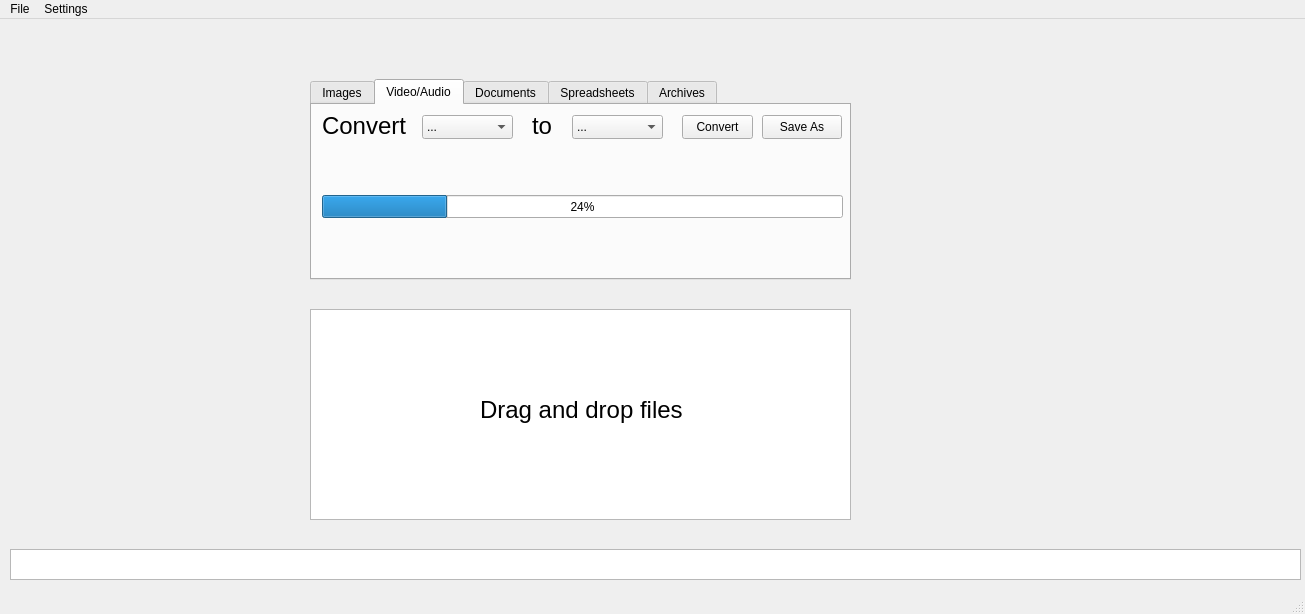
<?xml version="1.0" encoding="UTF-8"?>
<ui version="4.0">
 <class>MainWindow</class>
 <widget class="QMainWindow" name="MainWindow">
  <property name="geometry">
   <rect>
    <x>0</x>
    <y>0</y>
    <width>1305</width>
    <height>614</height>
   </rect>
  </property>
  <property name="windowTitle">
   <string>FLEX</string>
  </property>
  <widget class="QWidget" name="centralwidget">
   <widget class="QTextEdit" name="result_box">
    <property name="geometry">
     <rect>
      <x>10</x>
      <y>530</y>
      <width>1291</width>
      <height>31</height>
     </rect>
    </property>
   </widget>
   <widget class="QTabWidget" name="file_sections">
    <property name="geometry">
     <rect>
      <x>310</x>
      <y>60</y>
      <width>541</width>
      <height>201</height>
     </rect>
    </property>
    <property name="currentIndex">
     <number>1</number>
    </property>
    <widget class="QWidget" name="Images">
     <attribute name="title">
      <string>Images</string>
     </attribute>
     <widget class="QLabel" name="text_image_1">
      <property name="geometry">
       <rect>
        <x>10</x>
        <y>10</y>
        <width>91</width>
        <height>21</height>
       </rect>
      </property>
      <property name="font">
       <font>
        <pointsize>18</pointsize>
       </font>
      </property>
      <property name="text">
       <string>Convert</string>
      </property>
     </widget>
     <widget class="QComboBox" name="input_type_image">
      <property name="geometry">
       <rect>
        <x>110</x>
        <y>10</y>
        <width>91</width>
        <height>24</height>
       </rect>
      </property>
      <item>
       <property name="text">
        <string>...</string>
       </property>
      </item>
      <item>
       <property name="text">
        <string>PNG</string>
       </property>
      </item>
      <item>
       <property name="text">
        <string>JPEG</string>
       </property>
      </item>
      <item>
       <property name="text">
        <string>JPG</string>
       </property>
      </item>
      <item>
       <property name="text">
        <string>ICO</string>
       </property>
      </item>
      <item>
       <property name="text">
        <string>GIF</string>
       </property>
      </item>
      <item>
       <property name="text">
        <string>JIFI</string>
       </property>
      </item>
      <item>
       <property name="text">
        <string>PBM</string>
       </property>
      </item>
      <item>
       <property name="text">
        <string>PGM</string>
       </property>
      </item>
      <item>
       <property name="text">
        <string>PPM</string>
       </property>
      </item>
      <item>
       <property name="text">
        <string>BMP</string>
       </property>
      </item>
      <item>
       <property name="text">
        <string>CUR</string>
       </property>
      </item>
      <item>
       <property name="text">
        <string>SVG</string>
       </property>
      </item>
      <item>
       <property name="text">
        <string>SVGZ</string>
       </property>
      </item>
      <item>
       <property name="text">
        <string>XMB</string>
       </property>
      </item>
      <item>
       <property name="text">
        <string>XPM</string>
       </property>
      </item>
     </widget>
     <widget class="QLabel" name="text_image_2">
      <property name="geometry">
       <rect>
        <x>220</x>
        <y>10</y>
        <width>31</width>
        <height>21</height>
       </rect>
      </property>
      <property name="font">
       <font>
        <pointsize>18</pointsize>
       </font>
      </property>
      <property name="text">
       <string>to</string>
      </property>
     </widget>
     <widget class="QComboBox" name="output_type_image">
      <property name="geometry">
       <rect>
        <x>260</x>
        <y>10</y>
        <width>91</width>
        <height>24</height>
       </rect>
      </property>
      <item>
       <property name="text">
        <string>...</string>
       </property>
      </item>
      <item>
       <property name="text">
        <string>PNG</string>
       </property>
      </item>
      <item>
       <property name="text">
        <string>JPEG</string>
       </property>
      </item>
      <item>
       <property name="text">
        <string>JPG</string>
       </property>
      </item>
      <item>
       <property name="text">
        <string>ICO</string>
       </property>
      </item>
      <item>
       <property name="text">
        <string>JIFI</string>
       </property>
      </item>
      <item>
       <property name="text">
        <string>PBM</string>
       </property>
      </item>
      <item>
       <property name="text">
        <string>PGM</string>
       </property>
      </item>
      <item>
       <property name="text">
        <string>PPM</string>
       </property>
      </item>
      <item>
       <property name="text">
        <string>BMP</string>
       </property>
      </item>
      <item>
       <property name="text">
        <string>CUR</string>
       </property>
      </item>
      <item>
       <property name="text">
        <string>XBM</string>
       </property>
      </item>
      <item>
       <property name="text">
        <string>XPM</string>
       </property>
      </item>
     </widget>
     <widget class="QPushButton" name="convert_button_image">
      <property name="geometry">
       <rect>
        <x>369</x>
        <y>10</y>
        <width>71</width>
        <height>24</height>
       </rect>
      </property>
      <property name="text">
       <string>Convert</string>
      </property>
     </widget>
     <widget class="QProgressBar" name="image_progress">
      <property name="geometry">
       <rect>
        <x>10</x>
        <y>90</y>
        <width>521</width>
        <height>23</height>
       </rect>
      </property>
      <property name="value">
       <number>24</number>
      </property>
     </widget>
     <widget class="QPushButton" name="convert_button_image_save">
      <property name="geometry">
       <rect>
        <x>450</x>
        <y>10</y>
        <width>80</width>
        <height>24</height>
       </rect>
      </property>
      <property name="text">
       <string>Save As</string>
      </property>
     </widget>
    </widget>
    <widget class="QWidget" name="VideoAudio">
     <attribute name="title">
      <string>Video/Audio</string>
     </attribute>
     <widget class="QLabel" name="text_av_1">
      <property name="geometry">
       <rect>
        <x>10</x>
        <y>10</y>
        <width>91</width>
        <height>21</height>
       </rect>
      </property>
      <property name="font">
       <font>
        <pointsize>18</pointsize>
       </font>
      </property>
      <property name="text">
       <string>Convert</string>
      </property>
     </widget>
     <widget class="QComboBox" name="input_type_av">
      <property name="geometry">
       <rect>
        <x>110</x>
        <y>10</y>
        <width>91</width>
        <height>24</height>
       </rect>
      </property>
      <item>
       <property name="text">
        <string>...</string>
       </property>
      </item>
      <item>
       <property name="text">
        <string>MP4</string>
       </property>
      </item>
      <item>
       <property name="text">
        <string>MOV</string>
       </property>
      </item>
      <item>
       <property name="text">
        <string>AVI</string>
       </property>
      </item>
      <item>
       <property name="text">
        <string>WMV</string>
       </property>
      </item>
      <item>
       <property name="text">
        <string>MKV</string>
       </property>
      </item>
      <item>
       <property name="text">
        <string>M4V</string>
       </property>
      </item>
      <item>
       <property name="text">
        <string>MP3</string>
       </property>
      </item>
      <item>
       <property name="text">
        <string>WAV</string>
       </property>
      </item>
      <item>
       <property name="text">
        <string>AIFF</string>
       </property>
      </item>
      <item>
       <property name="text">
        <string>WMA</string>
       </property>
      </item>
      <item>
       <property name="text">
        <string>FLAC</string>
       </property>
      </item>
      <item>
       <property name="text">
        <string>ALAC</string>
       </property>
      </item>
     </widget>
     <widget class="QLabel" name="text_av_2">
      <property name="geometry">
       <rect>
        <x>220</x>
        <y>10</y>
        <width>31</width>
        <height>21</height>
       </rect>
      </property>
      <property name="font">
       <font>
        <pointsize>18</pointsize>
       </font>
      </property>
      <property name="text">
       <string>to</string>
      </property>
     </widget>
     <widget class="QComboBox" name="output_type_av">
      <property name="geometry">
       <rect>
        <x>260</x>
        <y>10</y>
        <width>91</width>
        <height>24</height>
       </rect>
      </property>
      <item>
       <property name="text">
        <string>...</string>
       </property>
      </item>
      <item>
       <property name="text">
        <string>MP4</string>
       </property>
      </item>
      <item>
       <property name="text">
        <string>MOV</string>
       </property>
      </item>
      <item>
       <property name="text">
        <string>AVI</string>
       </property>
      </item>
      <item>
       <property name="text">
        <string>WMV</string>
       </property>
      </item>
      <item>
       <property name="text">
        <string>MKV</string>
       </property>
      </item>
      <item>
       <property name="text">
        <string>M4V</string>
       </property>
      </item>
      <item>
       <property name="text">
        <string>MP3</string>
       </property>
      </item>
      <item>
       <property name="text">
        <string>WAV</string>
       </property>
      </item>
      <item>
       <property name="text">
        <string>AIFF</string>
       </property>
      </item>
      <item>
       <property name="text">
        <string>WMA</string>
       </property>
      </item>
      <item>
       <property name="text">
        <string>FLAC</string>
       </property>
      </item>
      <item>
       <property name="text">
        <string>ALAC</string>
       </property>
      </item>
     </widget>
     <widget class="QPushButton" name="convert_button_av">
      <property name="geometry">
       <rect>
        <x>370</x>
        <y>10</y>
        <width>71</width>
        <height>24</height>
       </rect>
      </property>
      <property name="text">
       <string>Convert</string>
      </property>
     </widget>
     <widget class="QProgressBar" name="av_progress">
      <property name="geometry">
       <rect>
        <x>10</x>
        <y>90</y>
        <width>521</width>
        <height>23</height>
       </rect>
      </property>
      <property name="value">
       <number>24</number>
      </property>
     </widget>
     <widget class="QPushButton" name="convert_button_av_save">
      <property name="geometry">
       <rect>
        <x>450</x>
        <y>10</y>
        <width>80</width>
        <height>24</height>
       </rect>
      </property>
      <property name="text">
       <string>Save As</string>
      </property>
     </widget>
    </widget>
    <widget class="QWidget" name="Documents">
     <attribute name="title">
      <string>Documents</string>
     </attribute>
     <widget class="QLabel" name="text_doc_1">
      <property name="geometry">
       <rect>
        <x>10</x>
        <y>10</y>
        <width>91</width>
        <height>21</height>
       </rect>
      </property>
      <property name="font">
       <font>
        <pointsize>18</pointsize>
       </font>
      </property>
      <property name="text">
       <string>Convert</string>
      </property>
     </widget>
     <widget class="QLabel" name="text_doc_2">
      <property name="geometry">
       <rect>
        <x>220</x>
        <y>10</y>
        <width>31</width>
        <height>21</height>
       </rect>
      </property>
      <property name="font">
       <font>
        <pointsize>18</pointsize>
       </font>
      </property>
      <property name="text">
       <string>to</string>
      </property>
     </widget>
     <widget class="QComboBox" name="input_type_doc">
      <property name="geometry">
       <rect>
        <x>110</x>
        <y>10</y>
        <width>91</width>
        <height>24</height>
       </rect>
      </property>
      <item>
       <property name="text">
        <string>...</string>
       </property>
      </item>
      <item>
       <property name="text">
        <string>DOCX</string>
       </property>
      </item>
      <item>
       <property name="text">
        <string>CSV</string>
       </property>
      </item>
      <item>
       <property name="text">
        <string>EPUB</string>
       </property>
      </item>
      <item>
       <property name="text">
        <string>HTML</string>
       </property>
      </item>
      <item>
       <property name="text">
        <string>JSON</string>
       </property>
      </item>
      <item>
       <property name="text">
        <string>MD</string>
       </property>
      </item>
      <item>
       <property name="text">
        <string>LATEX</string>
       </property>
      </item>
      <item>
       <property name="text">
        <string>ODT</string>
       </property>
      </item>
      <item>
       <property name="text">
        <string>RTF</string>
       </property>
      </item>
     </widget>
     <widget class="QComboBox" name="output_type_doc">
      <property name="geometry">
       <rect>
        <x>260</x>
        <y>10</y>
        <width>91</width>
        <height>24</height>
       </rect>
      </property>
      <item>
       <property name="text">
        <string>...</string>
       </property>
      </item>
      <item>
       <property name="text">
        <string>DOCX</string>
       </property>
      </item>
      <item>
       <property name="text">
        <string>EPUB</string>
       </property>
      </item>
      <item>
       <property name="text">
        <string>HTML</string>
       </property>
      </item>
      <item>
       <property name="text">
        <string>JSON</string>
       </property>
      </item>
      <item>
       <property name="text">
        <string>PPTX</string>
       </property>
      </item>
      <item>
       <property name="text">
        <string>MD</string>
       </property>
      </item>
      <item>
       <property name="text">
        <string>PDF</string>
       </property>
      </item>
      <item>
       <property name="text">
        <string>LATEX</string>
       </property>
      </item>
      <item>
       <property name="text">
        <string>ODT</string>
       </property>
      </item>
      <item>
       <property name="text">
        <string>RTF</string>
       </property>
      </item>
     </widget>
     <widget class="QPushButton" name="convert_button_doc">
      <property name="geometry">
       <rect>
        <x>369</x>
        <y>10</y>
        <width>71</width>
        <height>24</height>
       </rect>
      </property>
      <property name="text">
       <string>Convert</string>
      </property>
     </widget>
     <widget class="QProgressBar" name="doc_progress">
      <property name="geometry">
       <rect>
        <x>10</x>
        <y>90</y>
        <width>521</width>
        <height>23</height>
       </rect>
      </property>
      <property name="value">
       <number>24</number>
      </property>
     </widget>
     <widget class="QPushButton" name="convert_button_doc_save">
      <property name="geometry">
       <rect>
        <x>450</x>
        <y>10</y>
        <width>80</width>
        <height>24</height>
       </rect>
      </property>
      <property name="text">
       <string>Save As</string>
      </property>
     </widget>
    </widget>
    <widget class="QWidget" name="spreadsheets">
     <attribute name="title">
      <string>Spreadsheets</string>
     </attribute>
     <widget class="QLabel" name="text_spread_1">
      <property name="geometry">
       <rect>
        <x>10</x>
        <y>10</y>
        <width>91</width>
        <height>21</height>
       </rect>
      </property>
      <property name="font">
       <font>
        <pointsize>18</pointsize>
       </font>
      </property>
      <property name="text">
       <string>Convert</string>
      </property>
     </widget>
     <widget class="QLabel" name="text_spread_2">
      <property name="geometry">
       <rect>
        <x>220</x>
        <y>10</y>
        <width>41</width>
        <height>21</height>
       </rect>
      </property>
      <property name="font">
       <font>
        <pointsize>18</pointsize>
       </font>
      </property>
      <property name="text">
       <string>to</string>
      </property>
     </widget>
     <widget class="QComboBox" name="input_type_spread">
      <property name="geometry">
       <rect>
        <x>110</x>
        <y>10</y>
        <width>91</width>
        <height>24</height>
       </rect>
      </property>
      <item>
       <property name="text">
        <string>...</string>
       </property>
      </item>
      <item>
       <property name="text">
        <string>XLSX</string>
       </property>
      </item>
      <item>
       <property name="text">
        <string>XLS</string>
       </property>
      </item>
      <item>
       <property name="text">
        <string>XML</string>
       </property>
      </item>
      <item>
       <property name="text">
        <string>CSV</string>
       </property>
      </item>
      <item>
       <property name="text">
        <string>ODS</string>
       </property>
      </item>
      <item>
       <property name="text">
        <string>DIF</string>
       </property>
      </item>
      <item>
       <property name="text">
        <string>DBF</string>
       </property>
      </item>
      <item>
       <property name="text">
        <string>SLK</string>
       </property>
      </item>
      <item>
       <property name="text">
        <string>FODS</string>
       </property>
      </item>
     </widget>
     <widget class="QComboBox" name="output_type_spread">
      <property name="geometry">
       <rect>
        <x>260</x>
        <y>10</y>
        <width>91</width>
        <height>24</height>
       </rect>
      </property>
      <item>
       <property name="text">
        <string>...</string>
       </property>
      </item>
      <item>
       <property name="text">
        <string>XLSX</string>
       </property>
      </item>
      <item>
       <property name="text">
        <string>XLS</string>
       </property>
      </item>
      <item>
       <property name="text">
        <string>XML</string>
       </property>
      </item>
      <item>
       <property name="text">
        <string>CSV</string>
       </property>
      </item>
      <item>
       <property name="text">
        <string>ODS</string>
       </property>
      </item>
      <item>
       <property name="text">
        <string>DIF</string>
       </property>
      </item>
      <item>
       <property name="text">
        <string>DBF</string>
       </property>
      </item>
      <item>
       <property name="text">
        <string>SLK</string>
       </property>
      </item>
      <item>
       <property name="text">
        <string>FODS</string>
       </property>
      </item>
     </widget>
     <widget class="QPushButton" name="convert_button_spread">
      <property name="geometry">
       <rect>
        <x>369</x>
        <y>10</y>
        <width>71</width>
        <height>24</height>
       </rect>
      </property>
      <property name="text">
       <string>Convert</string>
      </property>
     </widget>
     <widget class="QPushButton" name="convert_button_spread_save">
      <property name="geometry">
       <rect>
        <x>450</x>
        <y>10</y>
        <width>80</width>
        <height>24</height>
       </rect>
      </property>
      <property name="text">
       <string>Save As</string>
      </property>
     </widget>
     <widget class="QProgressBar" name="spread_progress">
      <property name="geometry">
       <rect>
        <x>10</x>
        <y>90</y>
        <width>521</width>
        <height>23</height>
       </rect>
      </property>
      <property name="value">
       <number>24</number>
      </property>
     </widget>
    </widget>
    <widget class="QWidget" name="Archives">
     <attribute name="title">
      <string>Archives</string>
     </attribute>
     <widget class="QLabel" name="text_archive_1">
      <property name="geometry">
       <rect>
        <x>10</x>
        <y>10</y>
        <width>91</width>
        <height>21</height>
       </rect>
      </property>
      <property name="font">
       <font>
        <pointsize>18</pointsize>
       </font>
      </property>
      <property name="text">
       <string>Convert</string>
      </property>
     </widget>
     <widget class="QLabel" name="text_archive_2">
      <property name="geometry">
       <rect>
        <x>220</x>
        <y>10</y>
        <width>31</width>
        <height>21</height>
       </rect>
      </property>
      <property name="font">
       <font>
        <pointsize>18</pointsize>
       </font>
      </property>
      <property name="text">
       <string>to</string>
      </property>
     </widget>
     <widget class="QComboBox" name="input_type_archive">
      <property name="geometry">
       <rect>
        <x>110</x>
        <y>10</y>
        <width>91</width>
        <height>24</height>
       </rect>
      </property>
      <item>
       <property name="text">
        <string>...</string>
       </property>
      </item>
      <item>
       <property name="text">
        <string>ZIP</string>
       </property>
      </item>
      <item>
       <property name="text">
        <string>7Z</string>
       </property>
      </item>
      <item>
       <property name="text">
        <string>TAR</string>
       </property>
      </item>
      <item>
       <property name="text">
        <string>XAR</string>
       </property>
      </item>
      <item>
       <property name="text">
        <string>ISO</string>
       </property>
      </item>
      <item>
       <property name="text">
        <string>CPIO</string>
       </property>
      </item>
      <item>
       <property name="text">
        <string>MTREE</string>
       </property>
      </item>
      <item>
       <property name="text">
        <string>WARC</string>
       </property>
      </item>
      <item>
       <property name="text">
        <string>AR</string>
       </property>
      </item>
     </widget>
     <widget class="QComboBox" name="output_type_archive">
      <property name="geometry">
       <rect>
        <x>260</x>
        <y>10</y>
        <width>91</width>
        <height>24</height>
       </rect>
      </property>
      <item>
       <property name="text">
        <string>...</string>
       </property>
      </item>
      <item>
       <property name="text">
        <string>ZIP</string>
       </property>
      </item>
      <item>
       <property name="text">
        <string>7Z</string>
       </property>
      </item>
      <item>
       <property name="text">
        <string>TAR</string>
       </property>
      </item>
      <item>
       <property name="text">
        <string>XAR</string>
       </property>
      </item>
      <item>
       <property name="text">
        <string>ISO</string>
       </property>
      </item>
      <item>
       <property name="text">
        <string>CPIO</string>
       </property>
      </item>
      <item>
       <property name="text">
        <string>MTREE</string>
       </property>
      </item>
      <item>
       <property name="text">
        <string>WARC</string>
       </property>
      </item>
      <item>
       <property name="text">
        <string>AR</string>
       </property>
      </item>
     </widget>
     <widget class="QPushButton" name="convert_button_archive">
      <property name="geometry">
       <rect>
        <x>370</x>
        <y>10</y>
        <width>71</width>
        <height>24</height>
       </rect>
      </property>
      <property name="text">
       <string>Convert</string>
      </property>
     </widget>
     <widget class="QPushButton" name="convert_button_archive_save">
      <property name="geometry">
       <rect>
        <x>450</x>
        <y>10</y>
        <width>80</width>
        <height>24</height>
       </rect>
      </property>
      <property name="text">
       <string>Save As</string>
      </property>
     </widget>
     <widget class="QProgressBar" name="archives_progress">
      <property name="geometry">
       <rect>
        <x>10</x>
        <y>90</y>
        <width>521</width>
        <height>23</height>
       </rect>
      </property>
      <property name="value">
       <number>24</number>
      </property>
     </widget>
    </widget>
   </widget>
   <widget class="DragAndDrop" name="drag_n_drop_area">
    <property name="geometry">
     <rect>
      <x>310</x>
      <y>290</y>
      <width>541</width>
      <height>211</height>
     </rect>
    </property>
   </widget>
   <widget class="QLabel" name="drag_n_drop_text">
    <property name="geometry">
     <rect>
      <x>480</x>
      <y>370</y>
      <width>211</width>
      <height>41</height>
     </rect>
    </property>
    <property name="font">
     <font>
      <pointsize>18</pointsize>
     </font>
    </property>
    <property name="autoFillBackground">
     <bool>false</bool>
    </property>
    <property name="text">
     <string>Drag and drop files</string>
    </property>
   </widget>
  </widget>
  <widget class="QMenuBar" name="menubar">
   <property name="geometry">
    <rect>
     <x>0</x>
     <y>0</y>
     <width>1305</width>
     <height>21</height>
    </rect>
   </property>
   <widget class="QMenu" name="menuFile">
    <property name="title">
     <string>File</string>
    </property>
    <addaction name="actionOpen_Save_Folder"/>
    <addaction name="actionImage_Preferences"/>
    <addaction name="actionVideo_Audio_Preferences"/>
    <addaction name="actionDocument_Preferences"/>
    <addaction name="actionSpreadsheet_Preferenecs"/>
    <addaction name="actionArchives_Preferences"/>
    <addaction name="actionExit"/>
   </widget>
   <widget class="QMenu" name="menuSettings">
    <property name="title">
     <string>Settings</string>
    </property>
    <addaction name="actionChange_Save_Folder"/>
   </widget>
   <addaction name="menuFile"/>
   <addaction name="menuSettings"/>
  </widget>
  <widget class="QStatusBar" name="statusbar"/>
  <action name="actionExit">
   <property name="text">
    <string>Exit</string>
   </property>
  </action>
  <action name="actionChange_Save_Folder">
   <property name="text">
    <string>Change Save Folder</string>
   </property>
  </action>
  <action name="actionOpen_Save_Folder">
   <property name="text">
    <string>Open Save Folder</string>
   </property>
  </action>
  <action name="actionImage_Preferences">
   <property name="text">
    <string>Image Preferences</string>
   </property>
  </action>
  <action name="actionVideo_Audio_Preferences">
   <property name="text">
    <string>Video/Audio Preferences</string>
   </property>
  </action>
  <action name="actionDocument_Preferences">
   <property name="text">
    <string>Document Preferences</string>
   </property>
  </action>
  <action name="actionSpreadsheet_Preferenecs">
   <property name="text">
    <string>Spreadsheet Preferenecs</string>
   </property>
  </action>
  <action name="actionArchives_Preferences">
   <property name="text">
    <string>Archives Preferences</string>
   </property>
  </action>
 </widget>
 <customwidgets>
  <customwidget>
   <class>DragAndDrop</class>
   <extends>QTextEdit</extends>
   <header location="global">draganddrop.h</header>
  </customwidget>
 </customwidgets>
 <resources/>
 <connections/>
</ui>
